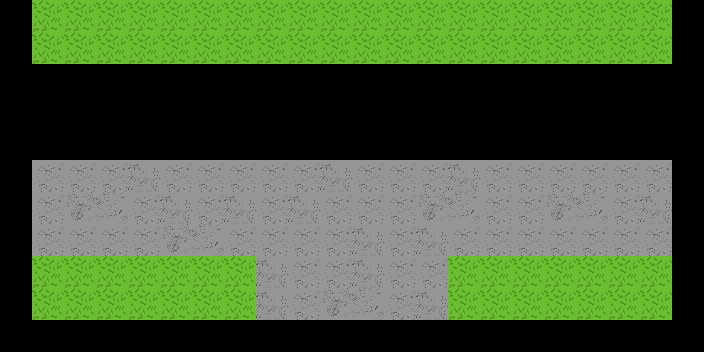

The image is a tile-based game level rendered from a .tmx file. Its description and complete source (layers, tilesets, objects, tile grids) follow:
An orthogonal 22x11 tile map with 32x32 px tiles, 1 tile layer (Tile Layer 1).

<map version="1.2" tiledversion="1.2.0" orientation="orthogonal" renderorder="left-down" width="22" height="11" tilewidth="32" tileheight="32" infinite="0" nextlayerid="5" nextobjectid="1">
 <tileset firstgid="1" source="FullSpriteSheet.tsx" />
 <layer id="4" name="Tile Layer 1" width="22" height="11">
  <data encoding="csv">
173,26,26,26,26,26,26,26,26,26,26,26,26,26,26,26,26,26,26,26,26,173,
173,26,26,26,26,26,26,26,26,26,26,26,26,26,26,26,26,26,26,26,26,173,
173,475,539,539,539,539,539,475,539,539,539,539,539,539,475,539,539,539,539,475,475,173,
173,475,507,507,507,475,507,507,507,539,507,507,507,539,507,507,507,475,507,507,507,173,
173,475,539,539,539,475,539,539,475,475,539,539,539,539,539,539,475,475,475,539,539,173,
173,86,86,86,87,86,86,86,86,86,87,86,86,86,87,86,86,86,86,86,86,173,
173,86,118,119,86,87,86,87,86,87,86,86,86,118,119,86,86,118,119,86,87,173,
173,86,86,86,86,118,119,86,86,86,86,87,86,87,86,86,86,86,86,86,86,173,
173,26,26,26,26,26,26,26,87,86,86,87,86,86,26,26,26,26,26,26,26,173,
173,26,26,26,26,26,26,26,87,86,118,119,86,87,26,26,26,26,26,26,26,173,
173,173,173,173,173,173,173,173,173,173,173,173,173,173,173,173,173,173,173,173,173,173
</data>
 </layer>
</map>